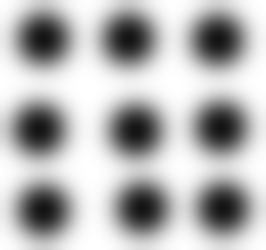
#> input picture src/SHSlib/1.png, 266 x 250 px
$ python -i analyses.py   (imports and definitions only)
#> lines starting #> are read from the running program, lines starting #| are printed output that depends on the picture; after the words box and inside, x2 and y2 are one past the last pixel; in counts of white or black regions, pixels touching at a corner belong together
#> further down, picture is the input picture: shape (250, 266); min 20, max 255, mean 182.2
import numpy as np
from PIL import Image
from skimage import measure, feature, segmentation, color, morphology
import matplotlib.pyplot as plt

def getSeperation(img_ori,invert=False):
    # load images as grayscale

#> called with invert = False
    if invert == True:
        img_ori = img_ori*-1 +np.max(img_ori)

    # Edge detection **1.2
    img_can = feature.canny(img_ori**1.2,1,low_threshold=.1, high_threshold=30)
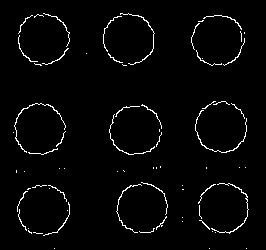
#> img_can: shape (250, 266) bool; 2.6% white in thin lines or dots, all inside (x1, y1, x2, y2) = (13, 13, 249, 249)

    #img_open = morphology.dilation(img_can,morphology.disk(1))
    img_open = img_can

    # Element seperation
    segments = segmentation.watershed(img_open)
#> segments: shape (250, 266) int32; every value is 1

    # labeling of elements (maybe unnecessary)
    label = measure.label(segments)
#> label: shape (250, 266) int64; every value is 1
    # expension doesn't work, i guess
    sections = segmentation.expand_labels(label, distance=30)

    return sections#, img_ori

def getMomentum(img,img_ori):

    x = np.zeros(np.max(img)-1)
    y = np.zeros(np.max(img)-1)
    #disk = morphology.disk(10)
    for i in range(2,np.max(img)+1):
        mask = img == i
        #mask = morphology.dilation(mask * 1,disk)
        M = measure.moments(img_ori * mask)
        x[i-2] = M[0, 1] / M[0, 0]
        y[i-2] = M[1, 0] / M[0, 0]

    return x, y

def getPartner(img1_x,img1_y,img2_x,img2_y):

    # find coresponding points in images, by looking for clooses on s
    partner = []
    for i in range(0,len(img1_x)):
        dis = np.zeros(len(img2_x))

        x_shift = np.array((img1_x[i], img1_y[i]))
        for j in range(0,len(img2_x)):
            v2 = np.array((img2_x[j], img2_y[j]))
            dis[j] = np.linalg.norm(x_shift - v2)
        partner += [np.argmin(dis)]

    x_shift = img2_x[partner] - img1_x
    y_shift = img2_y[partner] - img1_y

    return x_shift, y_shift

>>> import cv2
>>> picture = cv2.imread('1.png', cv2.IMREAD_GRAYSCALE)
>>> result = getSeperation(picture)

$ run again, on src/SHSlib/2.png
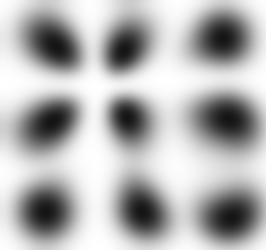
#> input picture src/SHSlib/2.png, 266 x 250 px
#> picture is the input picture: shape (250, 266); min 20, max 255, mean 179.4
#> in getSeperation, `img_can = feature.canny(img_ori**1.2,1,low_threshold=.1, high_threshol..`:
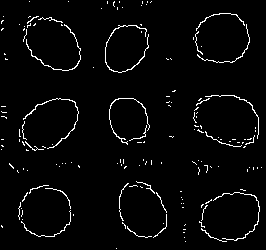
#> img_can: shape (250, 266) bool; 3.1% white in thin lines or dots
#> segments: shape (250, 266) int32; every value is 1
#> label: shape (250, 266) int64; every value is 1
